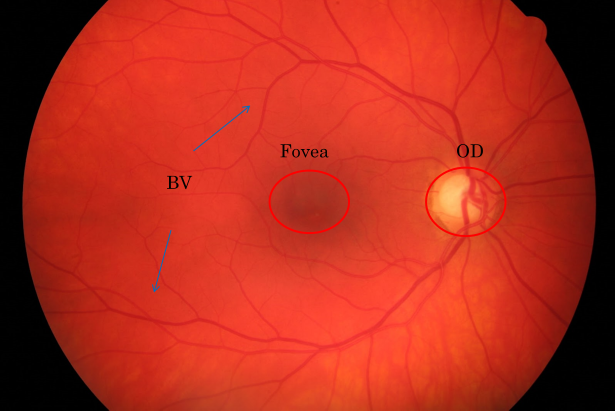
#> input picture fundal_image/app/images/Fundal_Image.png, 1230 x 821 px, found by its file name (shown at 1/2 size); its folder holds only this picture in this run
$ jupyter execute --allow-errors Resize.ipynb
#> lines starting #> are read from the running program, lines starting #| are printed output that depends on the picture
[cell 1]
import cv2
import os

directory = "images/"
path = os.listdir(directory)
count = 0

for i in path:

    img_path = directory + i
    image = cv2.imread(img_path)
#> image is the input picture: shape (821, 1230, 3); mean B, G, R 28.7, 44.8, 178.1
    image = cv2.resize(image, (608, 400))
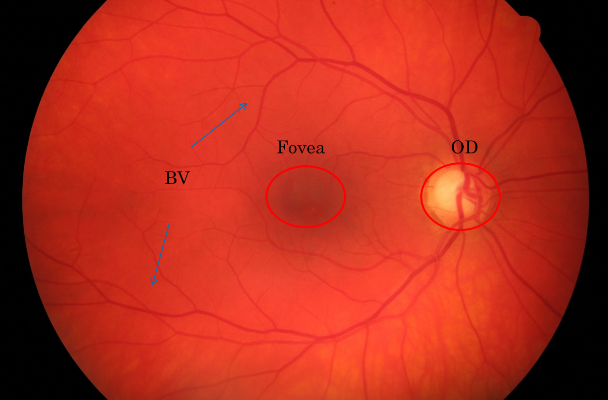
#> image: shape (400, 608, 3); mean B, G, R 28.7, 44.8, 178.1
    count += 1
    new_path = "image1/" + str(count) +".jpg"
    cv2.imwrite(new_path, image)
